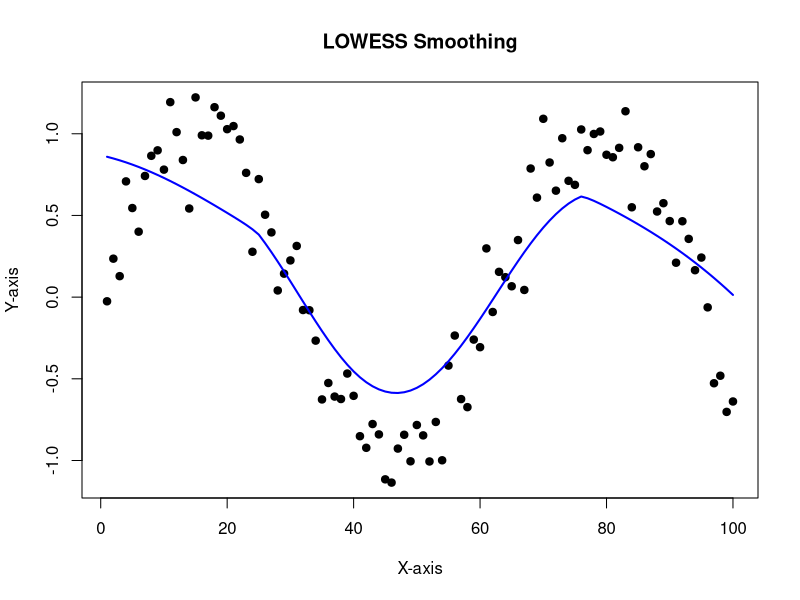
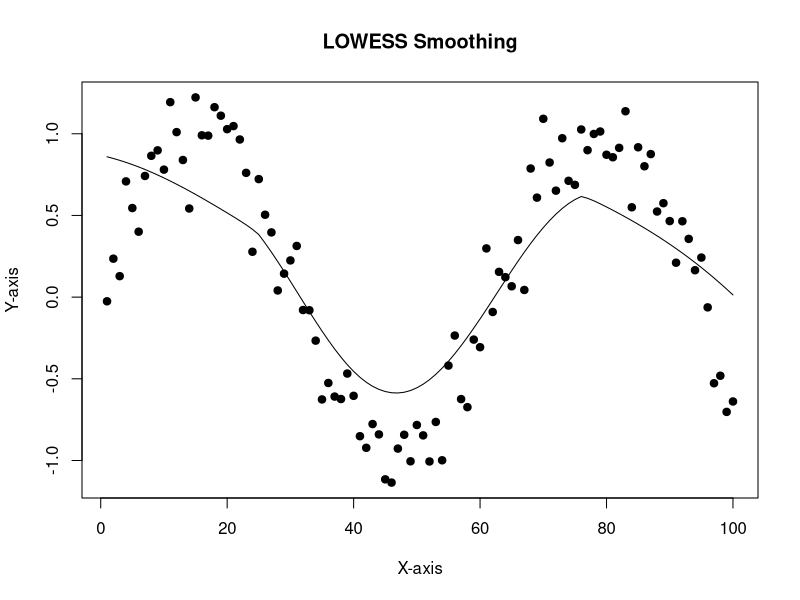

R code for these plots, in order:
## ---- chunk 1
#set seed to 1
set.seed(1)

#Generate simulated data 
n <- 100
x <- seq(1:n)
e <- rnorm(n, mean = 0 , sd = 0.2)
y <- sin(x/10) + e

#Implement the LOWESS Algorithm
customLowess <- function(x, y, f)
{
  nobs <-  length(x)
  smoothed_y <- numeric(nobs) #Initialize storage for smoothed y values 
  
  #determine k = number of closest neighbors based on the bandwidth (f)
  k = floor(f * nobs)
  
  #compute weights 
  #Calculate dmax 
  for (i in 1:n){
    #caclulate distance from current point 
    dist = abs(x - x[i]) #distance vector
    sort_dist_indices <-  order(dist) #give indices of sorted distance in ascending order 
    
    #find k closest neighbours 
    near_indices <- sort_dist_indices[1:k] #By taking the first k of these sorted indices, we get the indices of the nearest points
    
    #find corresponding co-ord for nearest neighbour points 
    x_neighbours <-  x[near_indices]#closest points are at those indices
    y_neighbours <-  y[near_indices]
    nearest_dist <- dist[near_indices]
    
    #Compute weights
    d_max <- max(nearest_dist)
    wj <- (1-(abs(nearest_dist)/d_max)^3)^3
    wj[abs(nearest_dist) >= d_max] <- 0 #condition is TRUE, the corresponding weight in the weights vector is set to 0
    
    X <- cbind(1, x_neighbours)
    W <- diag(wj) # Create diagonal weight matrix  
    
    #regression estimates
    beta_hat <- solve(t(X) %*% W %*% X) %*% t(X) %*% W %*% y_neighbours
    
    smoothed_y[i] <- beta_hat[1] + beta_hat[2] %*% x[i]
    
  }
  return(list(x = x, smoothed_y =  smoothed_y))
}

## ---- chunk 2
result <- customLowess(x, y, f = 0.5)

# Plot the original data  
plot(y ~ x, main = "LOWESS Smoothing", xlab = "X-axis", ylab = "Y-axis", pch = 19) 

#add lowess line 
lines(result$x, result$smoothed_y, col = 'blue', lwd = 2)
## ---- chunk 3
# Plot the original data  
plot(y ~ x, main = "LOWESS Smoothing", xlab = "X-axis", ylab = "Y-axis", pch = 19) 

lines(lowess(x, y, f=0.5, iter = 0))
